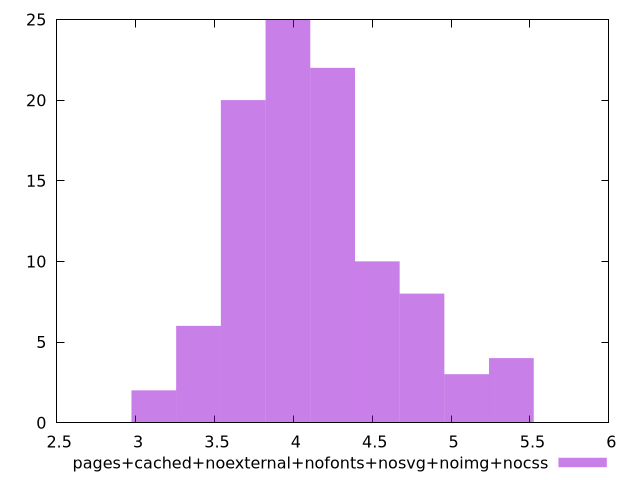

Here is the gnuplot script that generated this plot:
$_pagesCachedNoexternalNofontsNosvgNoimgNocss <<EOF
3.965806716396708 25
4.249078624710759 22
5.098894349652911 3
4.81562244133886 8
3.6825348080826577 20
3.399262899768607 6
5.382166257966961 4
4.532350533024809 10
3.1159909914545563 2
EOF
set key outside below
set terminal pngcairo
set output "report_00006_2020-11-02T20-21-41.718Z/network-server-latency/pages+cached+noexternal+nofonts+nosvg+noimg+nocss//raw_hist.png"
set yrange [0:25]
set boxwidth 0.2832719083140506
set style fill transparent solid 0.5 noborder
plot $_pagesCachedNoexternalNofontsNosvgNoimgNocss title "pages+cached+noexternal+nofonts+nosvg+noimg+nocss" with boxes ,
